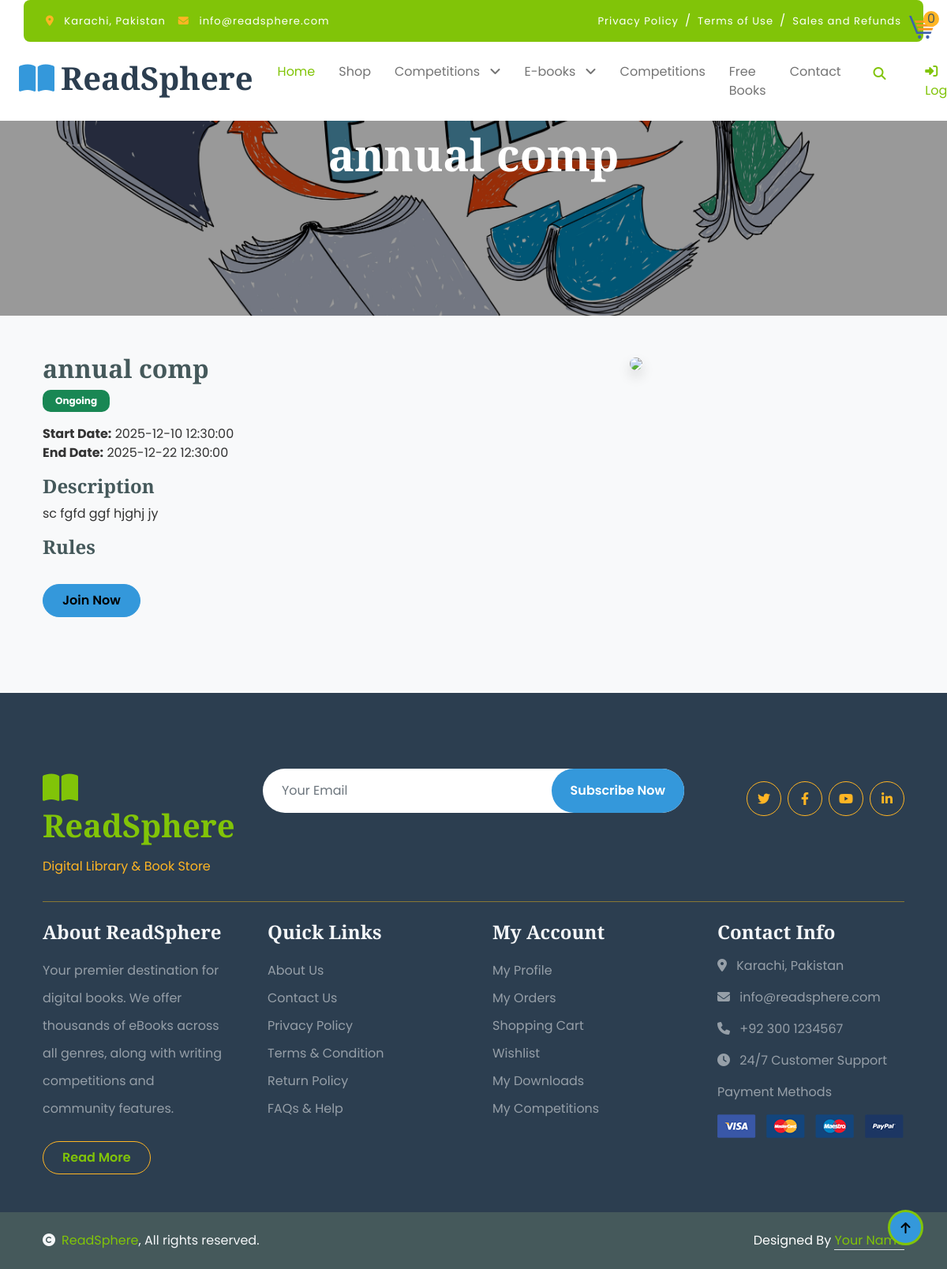
The page /fruitables/competition_details.php?id=1 on the database its author committed.
### tables this page shows
CREATE TABLE `categories` (
  `id` int(11) NOT NULL,
  `category_name` varchar(120) NOT NULL
);

CREATE TABLE `competitions` (
  `id` int(11) NOT NULL,
  `title` varchar(255) DEFAULT NULL,
  `type` varchar(100) NOT NULL,
  `start_datetime` datetime DEFAULT NULL,
  `end_datetime` datetime DEFAULT NULL,
  `description` text DEFAULT NULL,
  `image` varchar(255) DEFAULT NULL,
  `first_prize` varchar(255) DEFAULT NULL,
  `second_prize` varchar(100) DEFAULT NULL,
  `third_prize` varchar(100) DEFAULT NULL,
  `created_at` timestamp NOT NULL DEFAULT current_timestamp(),
  `max_participants` int(11) DEFAULT 100,
  `timer_duration` int(11) DEFAULT 0 COMMENT 'For essay: 3 hours in minutes (180)',
  `winner_user_id` int(11) DEFAULT NULL,
  `winner_announced_date` date DEFAULT NULL
);

### fruitables/competition_details.php (the view, shortened to what this page needs)
<?php
include("includes/nav.php");
$id = intval($_GET['id']);
$q = "SELECT * FROM competitions WHERE id = $id";
$run = mysqli_query($con, $q);
$comp = mysqli_fetch_assoc($run);
$today = date("Y-m-d");
if($today < $comp['start_datetime']){
    $status = "Upcoming";
    $badge = "warning";
}
else if($today > $comp['end_datetime']){
    $status = "Ended";
    $badge = "danger";
}
else{
    $status = "Ongoing";
    $badge = "success";
}
?>
<div class="container-fluid p-0">
    <div class="competition-banner"
         style="background: url('img/comp-banner.jpg') center/cover no-repeat;
                height: 50vh;">
        <div class="banner-overlay d-flex justify-content-center align-items-center"
            style="background: rgba(0,0,0,0.4); height:100%;">
            <h1 class="text-white display-4"><?= $comp['title'] ?></h1>
        </div>
    </div>
</div>
<div class="container py-5">
    <div class="row">
        <div class="col-lg-8">
            <h2><?= $comp['title'] ?></h2>
            <span class="badge bg-<?= $badge ?> px-3 py-2">
                <?= $status ?>
            </span>
            <p class="mt-3">
                <strong>Start Date:</strong> <?= $comp['start_datetime'] ?><br>
                <strong>End Date:</strong> <?= $comp['end_datetime'] ?>
            </p>
            <h4>Description</h4>
            <p><?= nl2br($comp['description']) ?></p>
            <h4>Rules</h4>
            <a href="competition-join.php?id=<?= $comp['id'] ?>"
               class="btn btn-primary rounded-pill px-4 py-2 mt-3">
               Join Now
            </a>
        </div>
        <div class="col-lg-4">
            <img src="admin_panel/uploads/<?= $comp['image'] ?>"
                 class="img-fluid rounded shadow">
        </div>
    </div>
</div>
<?php
include("includes/footer.php");
?>

### fruitables/includes/nav.php (shortened to what this page needs)
<?php
include('connection.php');
?>
<!DOCTYPE html>
<html lang="en">
<head>
    <link rel="stylesheet" href="https://cdnjs.cloudflare.com/ajax/libs/font-awesome/6.4.0/css/all.min.css">
    <link href="https://cdn.jsdelivr.net/npm/bootstrap@5.3.0/dist/css/bootstrap.min.css" rel="stylesheet">
    <link href="lib/lightbox/css/lightbox.min.css" rel="stylesheet">
    <link href="lib/owlcarousel/assets/owl.carousel.min.css" rel="stylesheet">
    <link href="css/bootstrap.min.css" rel="stylesheet">
    <link href="css/style.css" rel="stylesheet">
</head>
<body>
    <div class="container-fluid fixed-top">
        <div class="container topbar bg-primary d-none d-lg-block">
            <div class="d-flex justify-content-between">
                <div class="top-info ps-2">
                    <small class="me-3"><i class="fas fa-map-marker-alt me-2 text-secondary"></i>
                        <a href="#" class="text-white">Karachi, Pakistan</a>
                    </small>
                    <small class="me-3"><i class="fas fa-envelope me-2 text-secondary"></i>
                        <a href="mailto:info@readsphere.com" class="text-white">info@readsphere.com</a>
                    </small>
                </div>
                <div class="top-link pe-2">
                    <a href="privacy.php" class="text-white"><small class="text-white mx-2">Privacy Policy</small>/</a>
                    <a href="terms.php" class="text-white"><small class="text-white mx-2">Terms of Use</small>/</a>
                    <a href="refund.php" class="text-white"><small class="text-white ms-2">Sales and Refunds</small></a>
                </div>
            </div>
            <div class="position-absolute" style="left: 96%; top: 20px">
                 <a href="cart.php" class="position-relative me-4 my-auto">
                            <img src="img/cart-image.png"  alt="">
                            <span
                                class="cart-count position-absolute bg-secondary rounded-circle d-flex align-items-center justify-content-center text-dark px-1"
                                style="top: -8px; left: 18px; height: 20px; min-width: 20px;">
                                <?php echo isset($_SESSION['cart']['total_items']) ? $_SESSION['cart']['total_items'] : 0; ?>
                            </span>
                        </a>
            </div>
        </div>
        <div class="container-fluid px-0">
            <nav class="navbar navbar-light bg-white navbar-expand-xl">
                <a href="index.php" class="navbar-brand">
                    <h1 class="text-primary display-6">
                        <i class="fas fa-book-open me-2"></i>ReadSphere
                    </h1>
                </a>
                <div class="collapse navbar-collapse bg-white" id="navbarCollapse">
                    <div class="navbar-nav mx-auto">
                        <a href="index.php" class="nav-item nav-link active">Home</a>
                        <a href="shop.php" class="nav-item nav-link">Shop</a>
                        <?php
                        $cat_sql = "SELECT * FROM categories ORDER BY category_name";
                        $cat_run = mysqli_query($con, $cat_sql);
                        while($cat = mysqli_fetch_assoc($cat_run)):
                        ?>
                        <div class="nav-item dropdown">
                            <a href="#" class="nav-link dropdown-toggle" data-bs-toggle="dropdown">
                                <?php echo htmlspecialchars($cat['category_name']); ?>
                            </a>
                        </div>
                        <?php endwhile; ?>
                        <a href="competitions.php" class="nav-item nav-link">Competitions</a>
                        <a href="free-books.php" class="nav-item nav-link">Free Books</a>
                        <a href="contact.php" class="nav-item nav-link">Contact</a>
                    </div>
                    <div class="d-flex m-3 me-0">
                        <button
                            class="btn-search btn  btn-md-square rounded-circle bg-white me-4"
                            data-bs-toggle="modal" data-bs-target="#searchModal">
                            <i class="fas fa-search text-primary"></i>
                        </button>
                        <?php if (isset($_SESSION['user_id'])): ?>
                        <li class="nav-item dropdown">
                            <a class="nav-link dropdown-toggle" href="#" id="userDropdown" role="button"
                                data-bs-toggle="dropdown" aria-expanded="false">
                                <i class="fas fa-user-circle me-1"></i>
                                <?php echo htmlspecialchars($_SESSION['user_name'] ?? 'Account'); ?>
                            </a>
                            <ul class="dropdown-menu" aria-labelledby="userDropdown">
                                <li><a class="dropdown-item" href="account.php">
                                        <i class="fas fa-tachometer-alt me-2"></i> Dashboard
                                    </a></li>
                                <li><a class="dropdown-item" href="my-orders.php">
                                        <i class="fas fa-shopping-bag me-2"></i> My Orders
                                    </a></li>
                                <li><a class="dropdown-item" href="my-library.php">
                                        <i class="fas fa-book me-2"></i> My Library
                                    </a></li>
                                <li>
                                    <hr class="dropdown-divider">
                                </li>
                                <li><a class="dropdown-item" href="edit-profile.php">
                                        <i class="fas fa-user-edit me-2"></i> Edit Profile
                                    </a></li>
                                <li><a class="dropdown-item" href="change-password.php">
                                        <i class="fas fa-key me-2"></i> Change Password
                                    </a></li>
                                <li>
                                    <hr class="dropdown-divider">
                                </li>
                                <li><a class="dropdown-item text-danger" href="logout.php">
                                        <i class="fas fa-sign-out-alt me-2"></i> Logout
                                    </a></li>
                            </ul>
                        </li>
                        <?php else: ?>
                        <li class="nav-item">
                            <a class="nav-link" href="login.php">
                                <i class="fas fa-sign-in-alt me-1"></i> Login
                            </a>
                        </li>
                        <?php endif; ?>
                    </div>
                </div>
            </nav>
        </div>
    </div>

### fruitables/css/style.css (style rules this page uses)
.btn { font-weight: 600; transition: .5s; }
.btn-md-square { width: 44px; height: 44px; }
.btn-square, .btn-sm-square, .btn-md-square, .btn-lg-square { padding: 0; display: flex; align-items: center; justify-content: center; font-weight: normal; }
.fixed-top { transition: 0.5s; background: var(--bs-white); border: 0; width: 100%; }
.topbar { padding: 20px; border-radius: 8px; }
.topbar .top-info { font-size: 15px; line-height: 0; letter-spacing: 1px; display: flex; align-items: center; }
.topbar .top-link { font-size: 15px; line-height: 0; letter-spacing: 1px; display: flex; align-items: center; }
.topbar .top-link a { letter-spacing: 1px; }
.navbar .navbar-nav .nav-link { padding: 10px 15px; font-size: 16px; transition: .5s; }
.navbar { height: 100px; border-bottom: 1px solid rgba(255, 255, 255, .1); z-index: 666; }
.navbar .navbar-nav .nav-link:hover, .navbar .navbar-nav .nav-link.active, .fixed-top.bg-white .navbar .navbar-nav .nav-link:hover, .fixed-top.bg-white .navbar .navbar-nav .nav-link.active { color: var(--bs-primary); }
.navbar .dropdown-toggle::after { border: none; content: "\f107"; font-family: "Font Awesome 5 Free"; font-weight: 700; vertical-align: middle; margin-left: 8px; }
.nav-item { list-style: none; }

### fruitables/includes/nav.php (style rules this page uses)
:root { --primary-color: #2c3e50; --secondary-color: #3498db; --accent-color: #e74c3c; --light-color: #f8f9fa; --dark-color: #2c3e50; --success-color: #27ae60; --warning-color: #f39c12; }
body { font-family: 'Poppins', sans-serif; color: #333; background-color: #f8f9fa; }
h1, h2, h3, h4, h5 { font-family: 'Merriweather', serif; font-weight: 700; }
.navbar-brand h1 { color: var(--primary-color) !important; }
.navbar-brand h1 i { color: var(--secondary-color); }
.btn-primary { background: var(--secondary-color); border-color: var(--secondary-color); }

### rows shown on the page
categories: category_name "Competitions"
categories: category_name "E-books"
competitions: title "annual comp", end_datetime "Ongoing", start_datetime "2025-12-10 12:30:00", end_datetime "2025-12-22 12:30:00", description "sc fgfd ggf hjghj jy"
